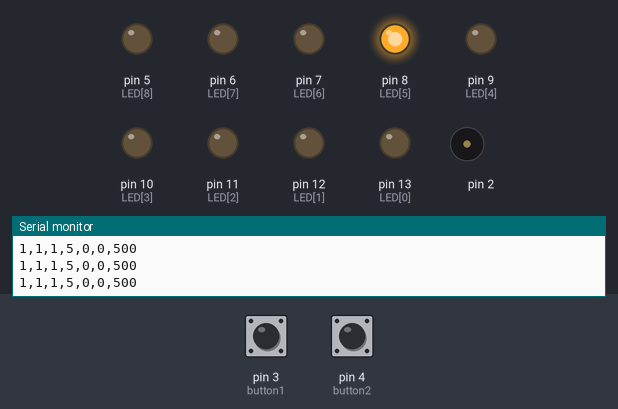
A sketch run on a simulated Arduino Uno, built with avr-gcc and run on an emulated ATmega328P. On the bench: output pins drawn as LEDs (lit = HIGH), buzzer (waves = sounding), the last lines printed to the serial monitor. Inputs (shaded band) come from the test bench; at power-on: pin 3 (button1) HIGH, pin 4 (button2) HIGH. Random numbers use the default seed unless the sketch sets one.

Above: at 0.81 s.
1.3 s: pin 3 (button1) pulled LOW for 0.15 s
At 5.5 s:
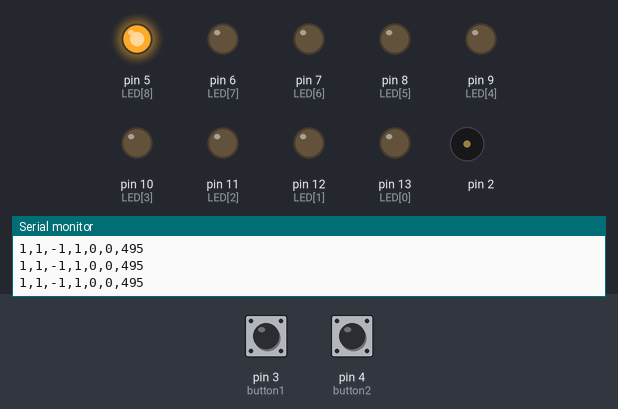
At 6.5 s:
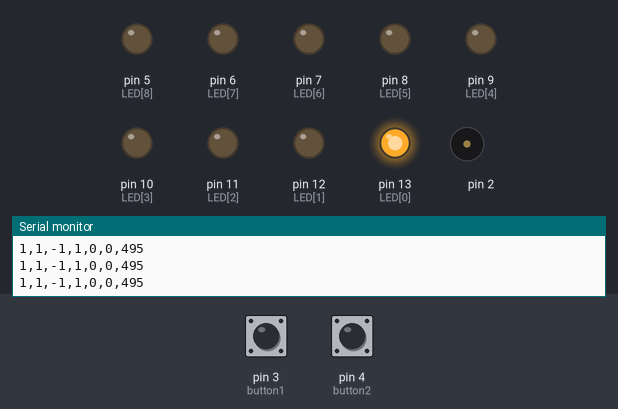
7.3 s: pin 3 (button1) pulled LOW for 3.2 s
At 12.4 s:
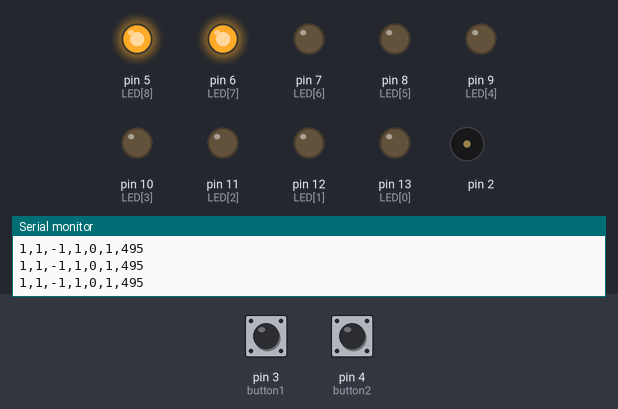
13.5 s: pin 3 (button1) pulled LOW for 3.2 s
22.7 s: pin 3 (button1) driven HIGH
Timing chart, 0 to 40.2 s (numbered marks = the images above; inputs shaded):
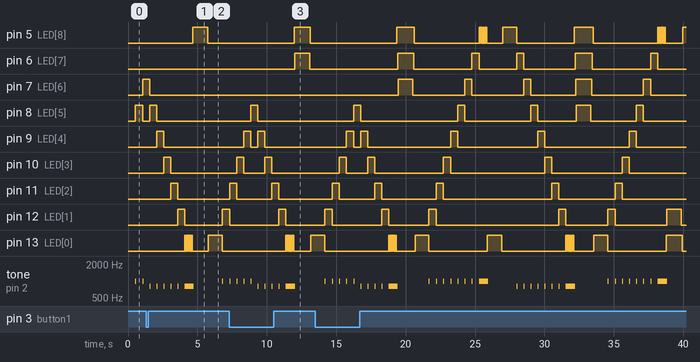

The sketch:

LEDpong2.ino
```cpp
/*
 *  LED Pong: a Fun Electronics Project
 *  by @newsonator
 *  https://www.instructables.com/Arduino-LED-Pong-Game-a-Fun-Electronics-Project/
 *
 *  In this project we will be making LED PONG using Arduino, this is a two player
 *  game where each player must push their button before the ball (LED) reaches the
 *  red led. If the player waits until the yellow led and pushes the hit button it
 *  will shot the ball extra fast so watch out!!! After each bounce the speed of the
 *  ball increases until it's a battle to the DEATH!!
*/

void (*resetFunc)(void) = 0;

const int button1 = 3;  // the number of the pushbutton pin
const int button2 = 4;  // the number of the pushbutton pin

int startDir[] = { -1, 1 };
int LED[] = { 13, 12, 11, 10, 9, 8, 7, 6, 5 };

unsigned long previousMillis = 0UL;
unsigned long interval = 500UL;
unsigned long storeInterval = 500UL;
int score1 = 0;
int score2 = 0;
int soundA = 800;
int soundB = 1000;
int bounce = 0;
int dir = 1;
int pos = 4;
int A = 0;
int B = 0;

void setup() {

  Serial.begin(9600);
  // initialize digital pin LED_BUILTIN as an output.
  for (int i = 0; i <= 8; i = i + dir) {
    pinMode(LED[i], OUTPUT);
  }
  pinMode(button1, INPUT_PULLUP);
  pinMode(button2, INPUT_PULLUP);

  dir = random(-1, 2);
  if (dir == 0) dir = 1;
}

void loop() {

  unsigned long currentMillis = millis();
  int buttonState = digitalRead(button1);
  int buttonState2 = digitalRead(button2);

  Serial.print(buttonState);
  Serial.print(",");
  Serial.print(buttonState2);
  Serial.print(",");
  Serial.print(dir);
  Serial.print(",");
  Serial.print(pos);
  Serial.print(",");
  Serial.print(score1);
  Serial.print(",");
  Serial.print(score2);
  Serial.print(",");
  Serial.println(interval);

  //change direction when pushed blue button
  if (buttonState == 0 and pos > 4 and A == 1) {

    dir = -1;
    A = 0;

    if (bounce == 1) {
      interval = storeInterval;
      bounce = 0;
    }

    if (interval > 40) interval = interval - 5;

    //speed bounce
    if (pos == 7) {
      bounce = 1;
      storeInterval = interval;
      interval = 60;
    }
  }

  //change direction when pushed red button
  if (buttonState2 == 0 and pos < 4 and B == 1) {
    dir = 1;
    B = 0;

    if (bounce == 1) {
      interval = storeInterval;
      bounce = 0;
    }
    //reset speed after bounce

    if (interval > 40) interval = interval - 5;
    if (pos == 1) {
      bounce = 1;
      storeInterval = interval;
      interval = 60;
    }
  }

  //reset the push button
  if (buttonState == 1) A = 1;
  if (buttonState2 == 1) B = 1;

  if (currentMillis - previousMillis > interval) {

    if (dir == 1) tone(2, soundB, 50);
    if (dir == -1) tone(2, soundA, 50);
    buttonState = digitalRead(button1);
    buttonState2 = digitalRead(button2);

    // The Arduino executes this code once every second
    // (interval = 1000 (ms) = 1 second).
    // Don't forget to update the previousMillis value
    digitalWrite(LED[pos], LOW);

    if (pos > -1 and pos < 9) pos = pos + dir;

    if (pos == 0) {  //score

      interval = storeInterval;

      // flash the led for the goal
      for (int i = 0; i <= 5; i++) {

        digitalWrite(LED[pos], HIGH);
        delay(50);
        tone(2, soundA, 50);
        digitalWrite(LED[pos], LOW);
        delay(50);
        tone(2, soundA, 50);
      }

      // show the score
      for (int i = 8; i >= 8 - score2; i--) {
        digitalWrite(LED[i], HIGH);
        delay(50);
      }
      delay(1000);  //wait one second

      //clear the score
      for (int i = 8 - score2; i <= 8; i++) {
        digitalWrite(LED[i], LOW);
        delay(50);
      }

      // show the led will come again
      digitalWrite(LED[pos], HIGH);
      delay(1000);
      //change direction and increase score by one
      dir = 1;
      score2 = score2 + 1;
    }

    if (pos == 8) {

      interval = storeInterval;  //reset the speed after a fast bounce

      // flash the score for player 1
      for (int i = 0; i <= 5; i++) {

        digitalWrite(LED[pos], HIGH);
        delay(50);
        tone(2, soundB, 50);
        digitalWrite(LED[pos], LOW);
        delay(50);
        tone(2, soundB, 50);
      }

      //show the score
      for (int i = 0; i <= score1; i++) {
        digitalWrite(LED[i], HIGH);
        delay(50);
      }
      delay(1000);  //wait a second

      //clear the score
      for (int i = score1; i >= 0; i--) {
        digitalWrite(LED[i], LOW);
        delay(50);
      }
      digitalWrite(LED[pos], HIGH);
      delay(1000);

      dir = -1;
      score1 = score1 + 1;
    }

    //end of game reached 9 points
    if (score1 == 9 or score2 == 9) {

      digitalWrite(LED[pos], LOW);
      for (int i = 0; i <= 5; i++) {

        if (score1 == 9) {
          digitalWrite(LED[0], HIGH);
          delay(100);
          digitalWrite(LED[0], LOW);
          delay(100);
        }

        if (score2 == 9) {
          digitalWrite(LED[8], HIGH);
          delay(100);
          digitalWrite(LED[8], LOW);
          delay(100);
        }

        tone(2, 800, 100);
        tone(2, 900, 100);
        delay(200);
        noTone(2);
      }

      resetFunc();
    }
    digitalWrite(LED[pos], HIGH);
    previousMillis = currentMillis;
  }
}
```

Measured:
- after the input at 1.3 s, pin 11 (LED[2]): LOW → HIGH after 1.8 s, → LOW 0.51 s later; pin 12 (LED[1]): LOW → HIGH after 2.3 s, → LOW 0.51 s later, → HIGH 2.7 s later
- by itself, pin 9 (LED[4]): alternates HIGH for 0.51 s and LOW for 5.9 s
- by itself, tone on pin 2: plays 1000 Hz for 0.05 s, 1000 Hz for 0.05 s, 1000 Hz for 0.05 s, 1000 Hz for 0.05 s, 1000 Hz for 0.05 s, 1000 Hz for 0.65 s … (22 notes in this stretch)
